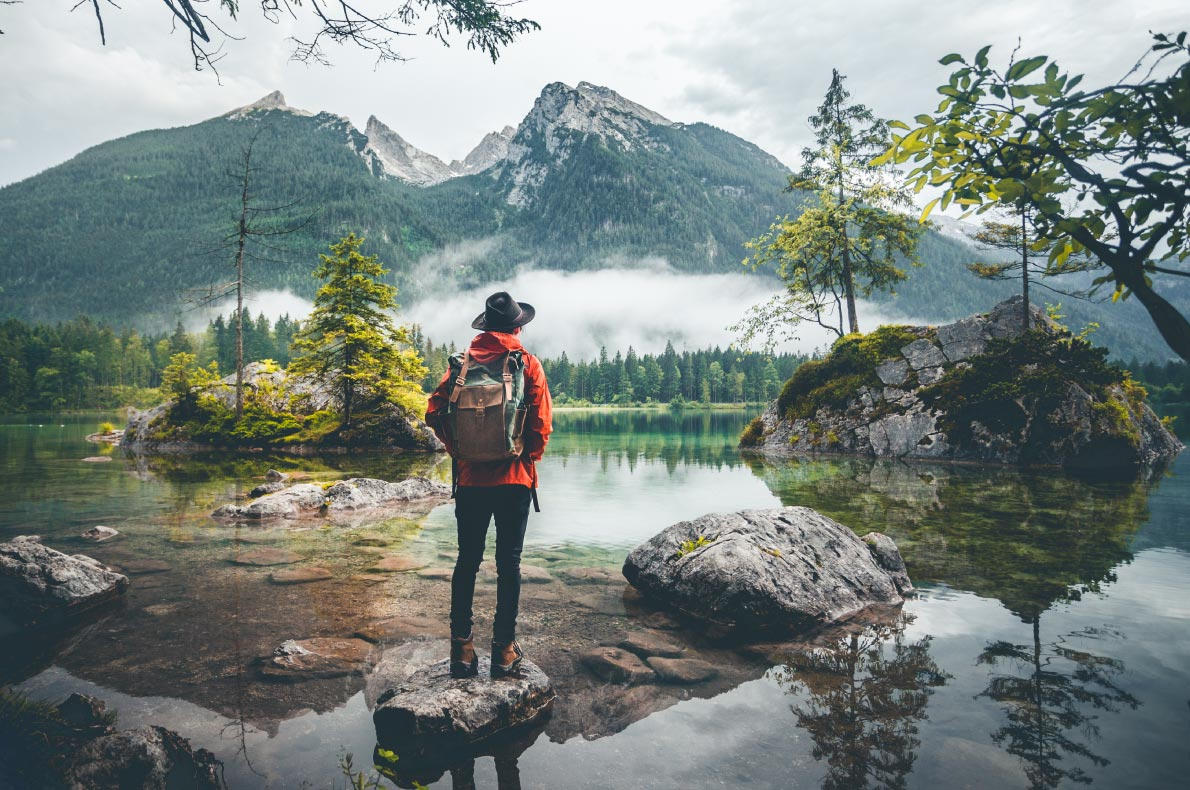
#> input picture images.jpg, 1190 x 790 px
$ python lab_1.py
#> lines starting #> are read from the running program, lines starting #| are printed output that depends on the picture
# Display following image operation in MATLAB/Python - i) Histogram
# image  ii) Low pass filter mage  iii) High pass image.

import cv2
import numpy as np
import matplotlib.pyplot as plt

# --------------------------------
# Read Image
# --------------------------------

img = cv2.imread(r"images.jpg")
#> img is the input picture: shape (790, 1190, 3); mean B, G, R 127.2, 131.5, 121.8

# Check if image loaded properly
if img is None:
    print("Error: Image not found. Check the file path/name.")
    exit()

# Convert to grayscale
gray = cv2.cvtColor(img, cv2.COLOR_BGR2GRAY)
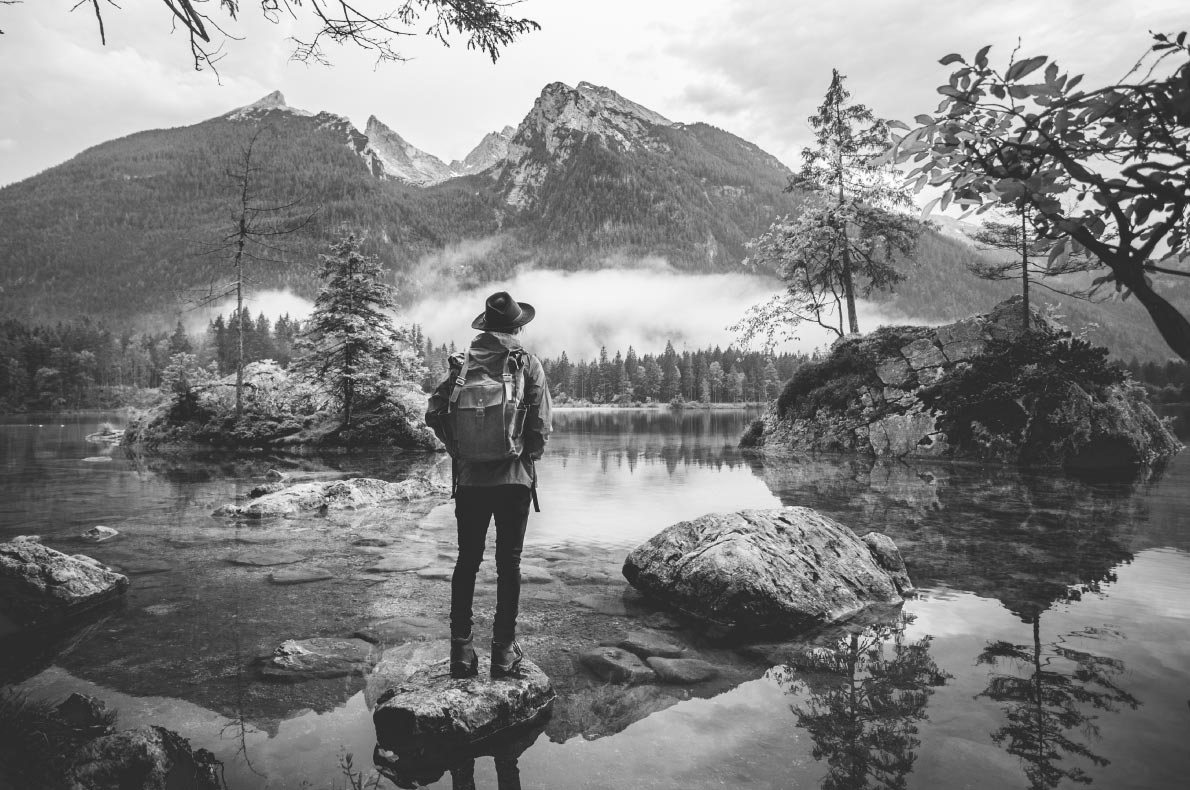
#> gray: shape (790, 1190); min 25, max 255, mean 128.1

# --------------------------------
# i) Histogram
# --------------------------------

hist = cv2.calcHist([gray], [0], None, [256], [0, 256])
#> hist = 256 values, max 16698 at index 44, min 0 at index 0, mean 3672.3

# --------------------------------
# ii) Low Pass Filter
# --------------------------------

low_pass = cv2.GaussianBlur(gray, (5, 5), 0)

# --------------------------------
# iii) High Pass Filter
# --------------------------------

kernel = np.array([
    [-1, -1, -1],
    [-1,  8, -1],
    [-1, -1, -1]
])

high_pass = cv2.filter2D(gray, -1, kernel)
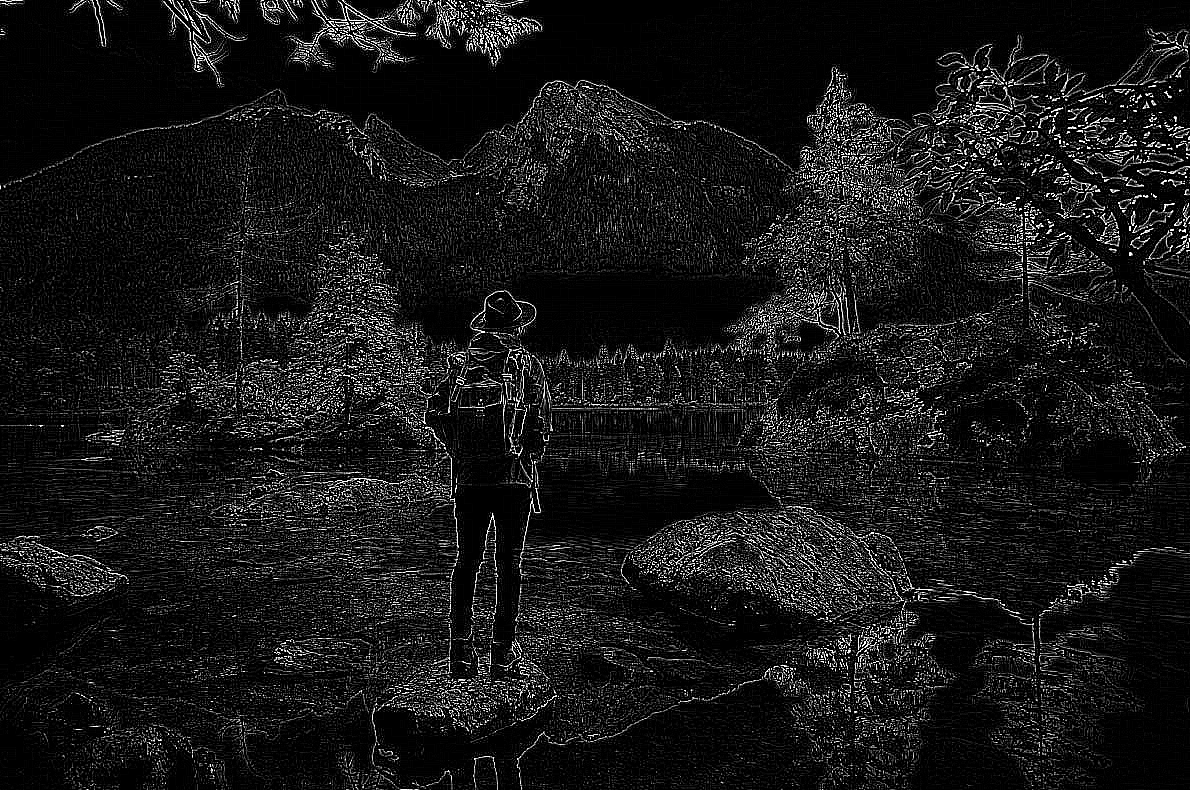
#> high_pass: shape (790, 1190); min 0, max 255, mean 23.7

# --------------------------------
# Display Results
# --------------------------------

plt.figure(figsize=(12, 8))

# Original Image
plt.subplot(2, 2, 1)
plt.imshow(gray, cmap='gray')
plt.title('Original Grayscale Image')
plt.axis('off')

# Histogram
plt.subplot(2, 2, 2)
plt.plot(hist)
plt.title('Histogram')
plt.xlabel('Pixel Intensity')
plt.ylabel('Frequency')

# Low Pass Filter
plt.subplot(2, 2, 3)
plt.imshow(low_pass, cmap='gray')
plt.title('Low Pass Filtered Image')
plt.axis('off')

# High Pass Filter
plt.subplot(2, 2, 4)
plt.imshow(high_pass, cmap='gray')
plt.title('High Pass Filtered Image')
plt.axis('off')

plt.tight_layout()
plt.show()
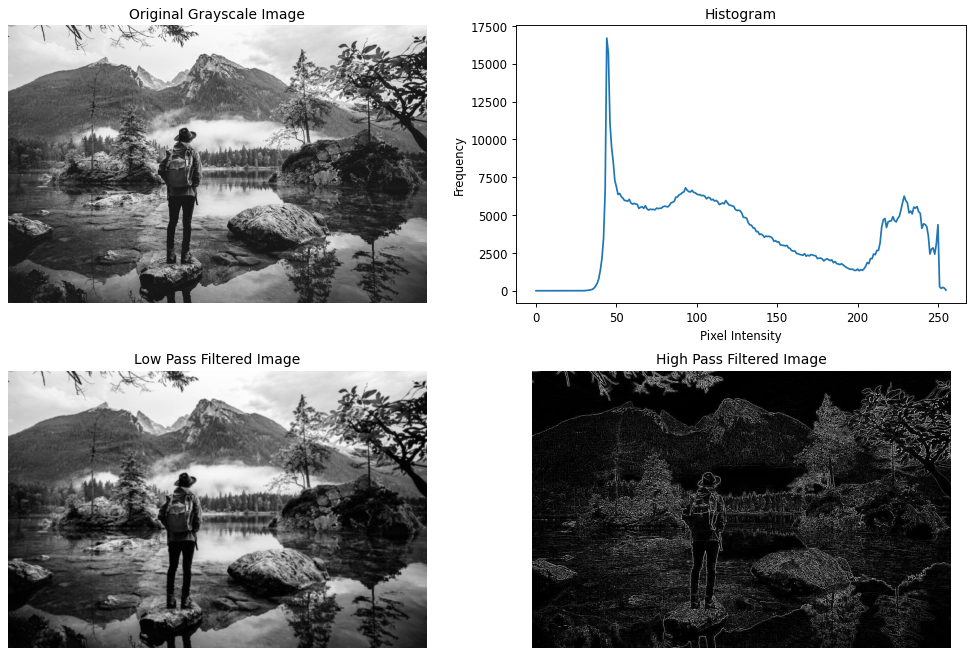
#> figure drawn by matplotlib, 4 panels; panel 2: curve peaks at x = 44, y = 16698

$ run again, with rice.tif saved as images.jpg
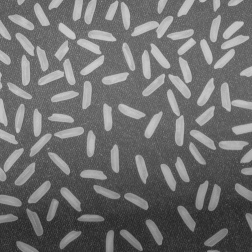
#> input picture rice.tif, 252 x 252 px
#> img is the input picture: shape (252, 252, 3); min 34, max 208, mean 110.9
#> hist = 256 values, max 1333 at index 105, min 0 at index 0, mean 248.1
#> `high_pass = cv2.filter2D(gray, -1, kernel)`:
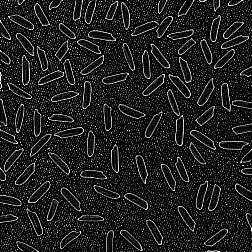
#> high_pass: shape (252, 252); min 0, max 255, mean 29.4
#> `plt.show()`:
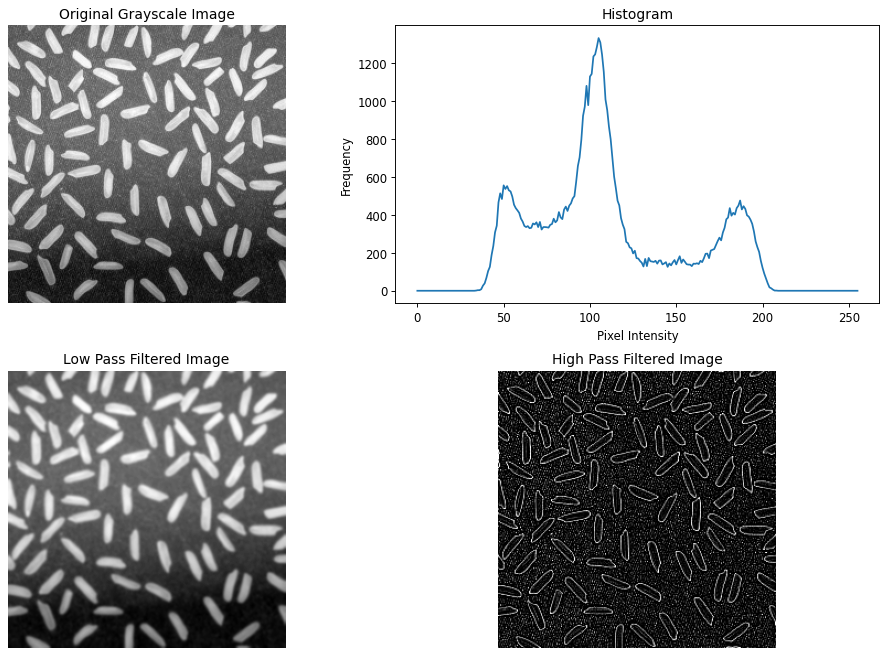
#> figure drawn by matplotlib, 4 panels; panel 2: curve peaks at x = 105, y = 1333
